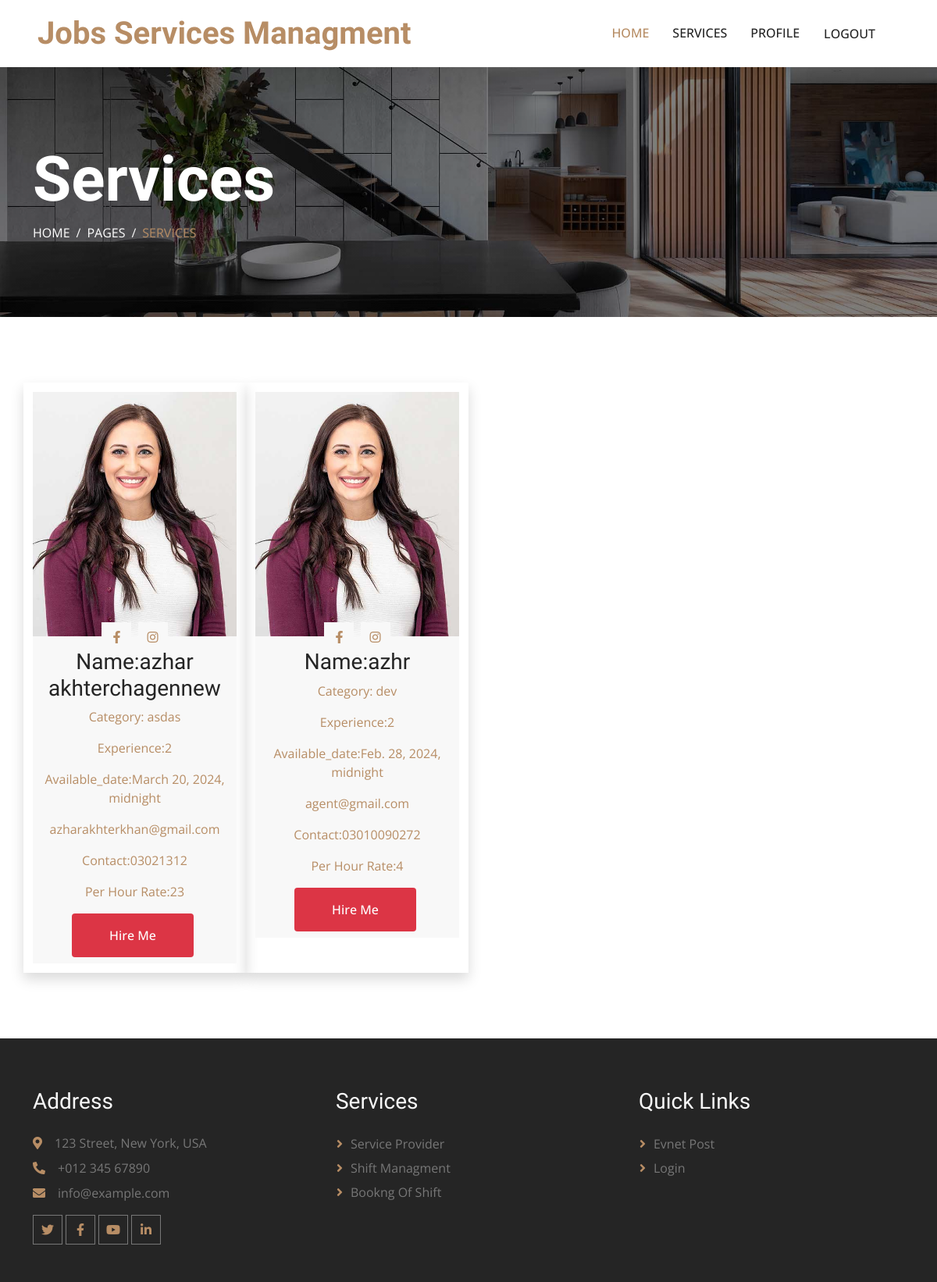
The page /services/ (signed in) on the database its author committed.
### servicesApp/models.py (models this page shows, shortened)
class ServicePostByUser(models.Model):
    user = models.ForeignKey(User, on_delete=models.CASCADE)
    name = models.CharField(max_length=100)
    category_name = models.CharField(max_length=100)
    description = models.TextField()
    experience = models.IntegerField()
    available_date = models.DateTimeField()
    open_to_work = models.BooleanField()
    email = models.EmailField()
    contact_number = models.CharField(max_length=20)
    service_img = models.ImageField(upload_to='img/', blank=True)
    per_hour_rate = models.IntegerField()

### servicesApp/views.py (the view)
# urls.py: path('services/',views.services,name='services'),
def services(request):
    user_service_posts = ServicePostByUser.objects.all()[:10]
    return render(request, 'pages/services.html',{'user_service_posts': user_service_posts})

### servicesApp/templates/pages/services.html (shortened to what this page needs)
{% extends 'commons/base.html' %}
{% load static %}
{% block content %}
<div class="container-fluid page-header py-5 mb-5 wow fadeIn" data-wow-delay="0.1s">
    <div class="container py-5">
        <h1 class="display-1 text-white animated slideInDown">Services</h1>
        <nav aria-label="breadcrumb animated slideInDown">
            <ol class="breadcrumb text-uppercase mb-0">
                <li class="breadcrumb-item"><a class="text-white" href="#">Home</a></li>
                <li class="breadcrumb-item"><a class="text-white" href="#">Pages</a></li>
                <li class="breadcrumb-item text-primary active" aria-current="page">Services</li>
            </ol>
        </nav>
    </div>
</div>
<div class="container-xxl py-5">
    <div class="container">
        <div class="row g-0 team-items">
            {% for service_post in user_service_posts %}
            <div class="col-lg-3 col-md-6 wow fadeInUp shadow" data-wow-delay="0.1s">
                <div class="team-item position-relative">
                    <div class="position-relative">
                        <img class="img-fluid" src="{% static 'servicesApp/img/team-1.jpg' %}" alt="" width="400">
                        <div class="team-social text-center">
                            <a class="btn btn-square" href=""><i class="fab fa-facebook-f"></i></a>
                            <a class="btn btn-square" href=""><i class="fab fa-instagram"></i></a>
                        </div>
                    </div>
                    <div class="bg-light text-center p-2">
                        <h3 class="mt-2">Name:{{ service_post.name }}</h3>
                        <p class="text-primary">Category: {{ service_post.category_name }}</p>
                        <p class="text-primary">Experience:{{ service_post.experience }}</p>
                        <p class="text-primary">Available_date:{{ service_post.available_date }}</p>
                        <p class="text-primary">{{ service_post.email }}</p>
                        <p class="text-primary">Contact:{{ service_post.contact_number }}</p>
                        <p class="text-primary">Per Hour Rate:{{ service_post.per_hour_rate }}</p>
                        <span>
                            <button type="button" class="btn btn-primary py-3 px-5 animated slideInLeft delete-btn " data-user-id="{{service_post.user_id}}" data-post-id="{{ service_post.id }}">Hire Me</button>
                        </span>
                    </div>
                </div>
            </div>
            {% endfor %}
        </div>
    </div>
</div>
{% endblock %}

### servicesApp/static/servicesApp/css/style.css (style rules this page uses)
:root { --primary: #B78D65; --light: #F8F8F8; --dark: #252525; }
h1, h2, .h1, .h2, .fw-bold { font-weight: 600 !important; }
h3, h4, .h3, .h4, .fw-medium { font-weight: 500 !important; }
.btn { font-weight: 500; transition: .5s; }
.btn.btn-primary, .btn.btn-secondary { color: #FFFFFF; }
.btn-square { width: 38px; height: 38px; }
.btn-square, .btn-sm-square, .btn-lg-square { padding: 0; display: flex; align-items: center; justify-content: center; font-weight: normal; }
.page-header { background: linear-gradient(rgba(0, 0, 0, .5), rgba(0, 0, 0, .5)), url(../img/carousel-1.jpg) center center no-repeat; background-size: cover; }
.breadcrumb-item+.breadcrumb-item::before { color: var(--light); }
.team-items { margin: -.75rem; }
.team-item { padding: .75rem; }
.team-item::after { position: absolute; content: ""; width: 100%; height: 0; top: 0; left: 0; background: #FFFFFF; transition: .5s; z-index: -1; }
.team-item .team-social { position: absolute; width: 100%; bottom: -20px; left: 0; }
.team-item .team-social .btn { display: inline-flex; margin: 0 2px; color: var(--primary); background: var(--light); }
.edit-btn, .delete-btn { padding: 6px 12px; margin-right: 5px; border: none; border-radius: 4px; cursor: pointer; transition: background-color 0.3s ease; }
.delete-btn { background-color: #dc3545; color: #fff; }

### rows shown on the page
ServicePostByUser: name "azhar akhterchagennew", category_name "asdas", experience "2", available_date "March 20, 2024, midnight", email "azharakhterkhan@gmail.com", contact_number "03021312", per_hour_rate "23"
ServicePostByUser: name "azhr", category_name "dev", experience "2", available_date "Feb. 28, 2024, midnight", email "agent@gmail.com", contact_number "03010090272", per_hour_rate "4"
